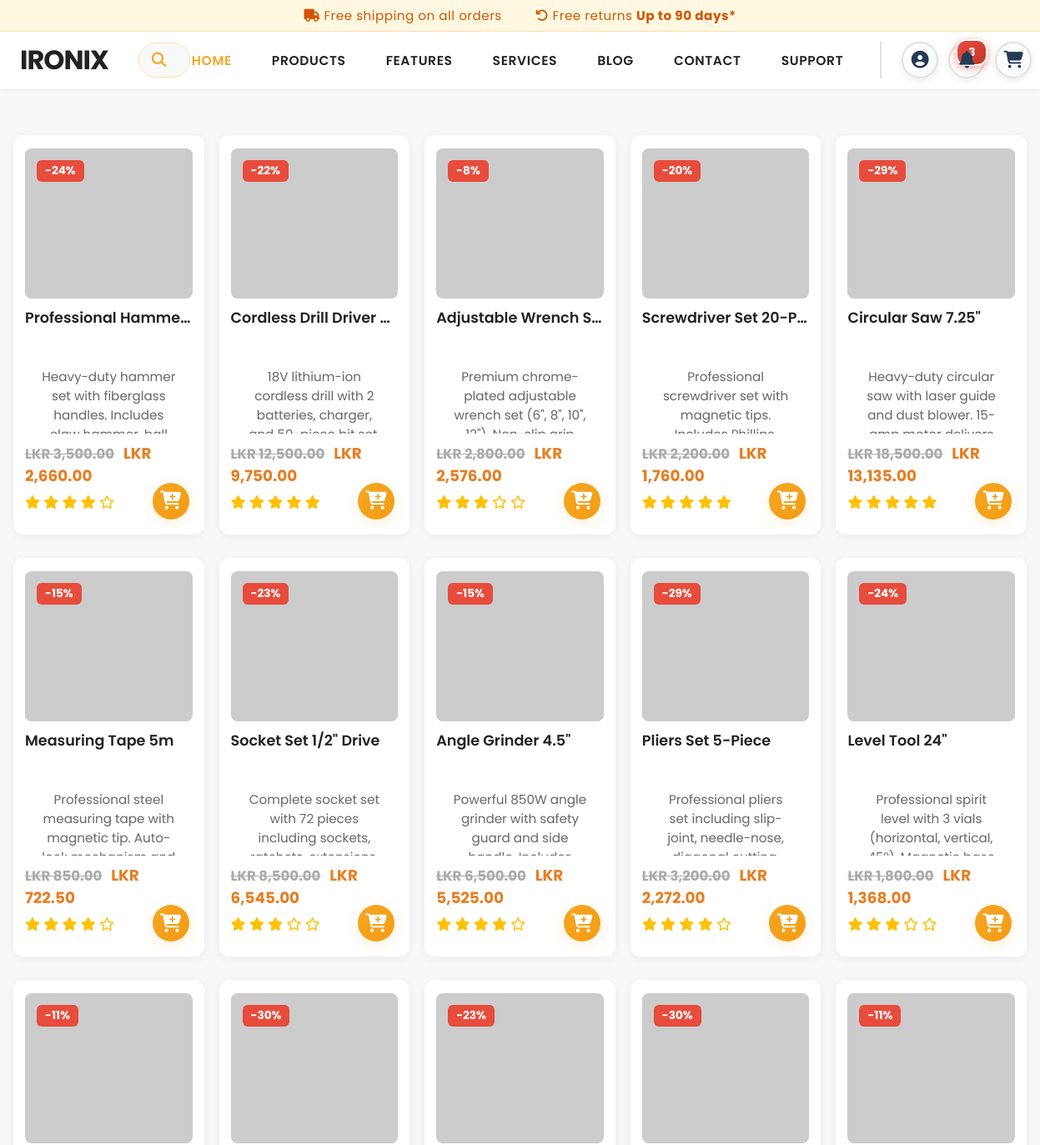
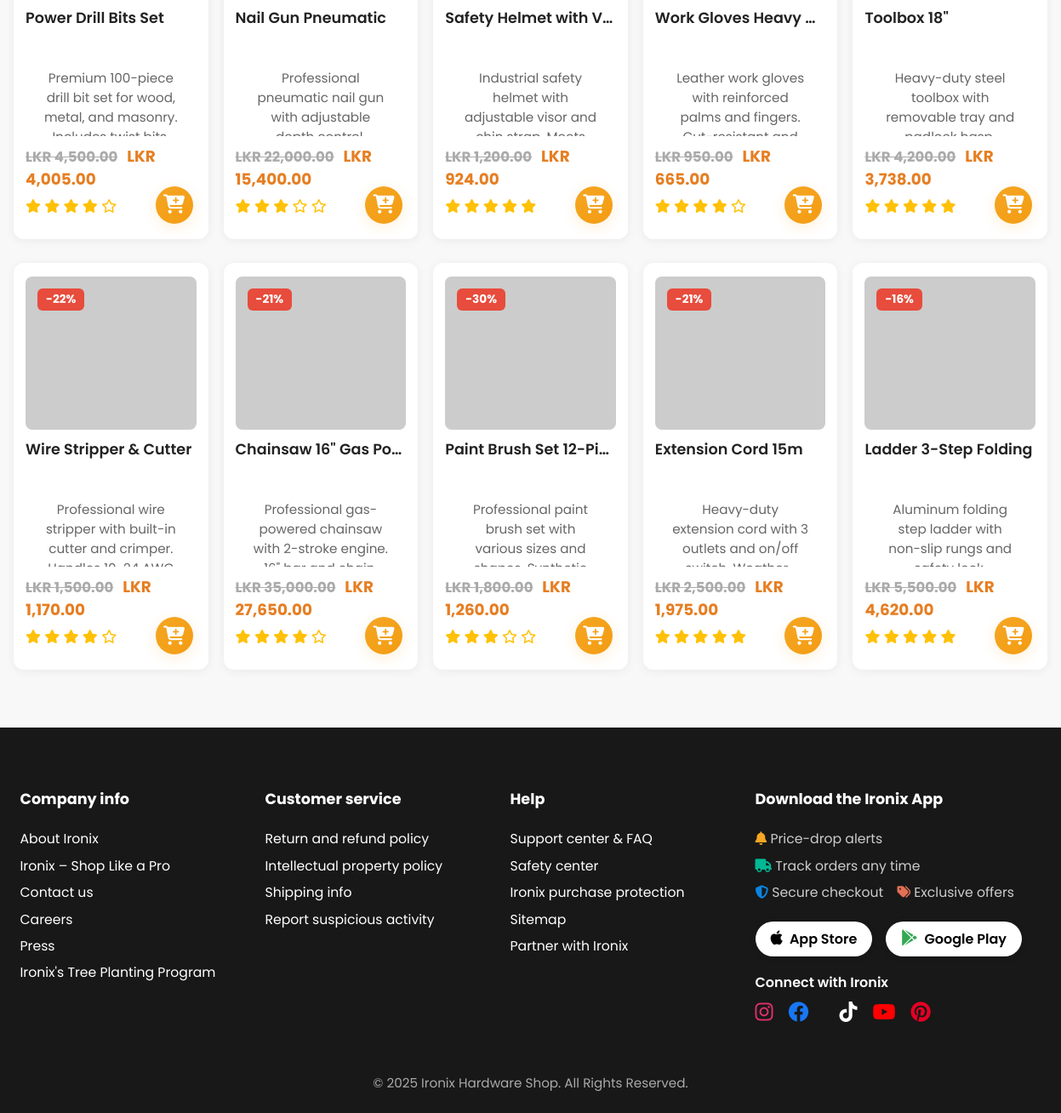
The page / on the database its author committed (2 pictures, top to bottom).
### tables this page shows
CREATE TABLE products (
    id INT AUTO_INCREMENT PRIMARY KEY,
    name VARCHAR(255) NOT NULL,
    description TEXT,
    price DECIMAL(10, 2) NOT NULL,
    image_url VARCHAR(500) NOT NULL,
    created_at TIMESTAMP DEFAULT CURRENT_TIMESTAMP,
    updated_at TIMESTAMP DEFAULT CURRENT_TIMESTAMP ON UPDATE CURRENT_TIMESTAMP
);

### index.php (the view, shortened to what this page needs)
<?php
$servername = "localhost";
$username   = "root";
$password   = "";
$dbname     = "ironix";
$conn = new mysqli($servername, $username, $password, $dbname);
$products = [];
if (!$conn->connect_error) {
    $conn->set_charset("utf8");
    $sql = "SELECT id, name, description, price, image_url FROM products ORDER BY id ASC";
    $result = $conn->query($sql);
    if ($result && $result->num_rows > 0) {
        while($row = $result->fetch_assoc()) {
            if (isset($row['id']) && isset($row['name']) && isset($row['price'])) {
                $row['id'] = intval($row['id']);
                $row['name'] = trim($row['name']);
                $row['description'] = isset($row['description']) ? trim($row['description']) : '';
                $row['price'] = floatval($row['price']);
                $row['image_url'] = isset($row['image_url']) ? trim($row['image_url']) : '';
                if ($row['id'] > 0 && !empty($row['name']) && $row['price'] > 0) {
                    $products[] = $row;
                }
            }
        }
    }
}
?>
<!DOCTYPE html>
<html lang="en">
<head>
  <link rel="stylesheet" href="https://cdnjs.cloudflare.com/ajax/libs/font-awesome/6.4.0/css/all.min.css">
</head>
<body>
  <div class="promo-bar">
    <span><i class="fas fa-truck"></i> Free shipping on all orders</span>
    <span><i class="fas fa-undo"></i> Free returns <b>Up to 90 days*</b></span>
  </div>
  <nav class="main-nav">
    <div class="nav-inner">
      <a href="index.php" class="logo">IRONIX</a>
      <div class="nav-search">
        <div class="search-box">
          <i class="fas fa-search"></i>
          <input type="text" placeholder="Search for products..." onkeypress="if(event.key==='Enter'){window.location.href='search_results.php?query='+encodeURIComponent(this.value);}">
        </div>
      </div>
      <div class="nav-links">
        <a href="index.php" class="active">Home</a>
        <a href="products.php">Products</a>
        <a href="features.php">Features</a>
        <a href="services.php">Services</a>
        <a href="blog.php">Blog</a>
        <a href="contact.php">Contact</a>
        <a href="support.php">Support</a>
      </div>
      <div class="nav-icons-section">
        <div class="nav-icon-wrapper profile-dropdown">
          <a href="#" title="Account">
            <i class="fas fa-user-circle"></i>
          </a>
        </div>
        <div class="nav-icon-wrapper notification-dropdown">
          <a href="#" title="Notifications" class="notification-toggle">
            <i class="fas fa-bell"></i>
            <span class="notification-badge" id="notificationBadge">3</span>
          </a>
        </div>
        <div class="nav-icon-wrapper">
          <a href="cart.php" title="Shopping Cart">
            <i class="fas fa-shopping-cart"></i>
          </a>
        </div>
      </div>
    </div>
    </nav>
  <section class="product-section">
    <div class="product-grid" id="productGrid">
      <?php if (count($products) > 0): ?>
        <?php foreach ($products as $product):
          $discount = rand(5, 30);
          $discountedPrice = $product['price'] * (1 - $discount / 100);
          $stars = rand(3, 5);
          $imageUrl = !empty($product['image_url']) ? htmlspecialchars($product['image_url']) : 'https://via.placeholder.com/300x200?text=No+Image';
          $name = htmlspecialchars($product['name']);
          $description = htmlspecialchars($product['description']);
        ?>
          <div class="product-card">
            <div class="product-image-container">
              <img src="<?php echo $imageUrl; ?>" alt="<?php echo $name; ?>" onerror="this.src='https://via.placeholder.com/300x200?text=Image+Not+Found'; this.onerror=null;">
              <div class="discount-badge">-<?php echo $discount; ?>%</div>
            </div>
            <h3><?php echo $name; ?></h3>
            <p><?php echo $description; ?></p>
            <div class="price">
              <span class="old-price">LKR <?php echo number_format($product['price'], 2); ?></span>
              LKR <?php echo number_format($discountedPrice, 2); ?>
            </div>
            <div class="rating">
              <?php for ($i = 0; $i < 5; $i++): ?>
                <i class="<?php echo $i < $stars ? 'fas' : 'far'; ?> fa-star"></i>
              <?php endfor; ?>
            </div>
            <button class="add-to-cart-icon-btn"
              data-product-id="<?php echo $product['id']; ?>"
              data-name="<?php echo $name; ?>"
              data-description="<?php echo $description; ?>"
              data-price="<?php echo number_format($discountedPrice, 2); ?>"
              data-image-url="<?php echo $imageUrl; ?>"
              title="Add to Cart">
              <i class="fas fa-cart-plus"></i>
            </button>
          </div>
        <?php endforeach; ?>
      <?php else: ?>
        <p style="grid-column: 1 / -1; text-align: center; padding: 40px; color: #666; font-size: 1.1em;">No products available at the moment.</p>
      <?php endif; ?>
    </div>
  </section>
  <footer style="background:#181818; color:#fff; padding:48px 0 24px 0; margin-top:48px; font-family:'Poppins',Arial,sans-serif;">
    <div style="max-width:1200px; margin:0 auto; display:flex; flex-wrap:wrap; justify-content:space-between; gap:32px;">
      <div style="flex:1 1 180px; min-width:180px; margin-bottom:24px;">
        <h4 style="font-size:1.1em; font-weight:700; margin-bottom:18px;">Company info</h4>
        <div style="font-size:0.98em; line-height:2; color:#ccc;">
          <div><a href="#" style="color:#fff;">About Ironix</a></div>
          <div><a href="#" style="color:#fff;">Ironix – Shop Like a Pro</a></div>
          <div><a href="#" style="color:#fff;">Contact us</a></div>
          <div><a href="#" style="color:#fff;">Careers</a></div>
          <div><a href="#" style="color:#fff;">Press</a></div>
          <div><a href="#" style="color:#fff;">Ironix's Tree Planting Program</a></div>
        </div>
      </div>
      <div style="flex:1 1 180px; min-width:180px; margin-bottom:24px;">
        <h4 style="font-size:1.1em; font-weight:700; margin-bottom:18px;">Customer service</h4>
        <div style="font-size:0.98em; line-height:2; color:#ccc;">
          <div><a href="#" style="color:#fff;">Return and refund policy</a></div>
          <div><a href="#" style="color:#fff;">Intellectual property policy</a></div>
          <div><a href="#" style="color:#fff;">Shipping info</a></div>
          <div><a href="#" style="color:#fff;">Report suspicious activity</a></div>
        </div>
      </div>
      <div style="flex:1 1 180px; min-width:180px; margin-bottom:24px;">
        <h4 style="font-size:1.1em; font-weight:700; margin-bottom:18px;">Help</h4>
        <div style="font-size:0.98em; line-height:2; color:#ccc;">
          <div><a href="#" style="color:#fff;">Support center & FAQ</a></div>
          <div><a href="#" style="color:#fff;">Safety center</a></div>
          <div><a href="#" style="color:#fff;">Ironix purchase protection</a></div>
          <div><a href="#" style="color:#fff;">Sitemap</a></div>
          <div><a href="#" style="color:#fff;">Partner with Ironix</a></div>
        </div>
      </div>
      <div style="flex:1 1 260px; min-width:260px; margin-bottom:24px;">
        <h4 style="font-size:1.1em; font-weight:700; margin-bottom:18px;">Download the Ironix App</h4>
        <div style="font-size:0.98em; line-height:2; color:#ccc; margin-bottom:18px;">
          <span style="display:inline-block; margin-right:12px;"><i class="fas fa-bell" style="color:#f5a623;"></i> Price-drop alerts</span>
          <span style="display:inline-block; margin-right:12px;"><i class="fas fa-truck" style="color:#00b894;"></i> Track orders any time</span><br>
          <span style="display:inline-block; margin-right:12px;"><i class="fas fa-shield-alt" style="color:#0984e3;"></i> Secure checkout</span>
          <span style="display:inline-block; margin-right:12px;"><i class="fas fa-tags" style="color:#e17055;"></i> Exclusive offers</span>
        </div>
        <div style="display:flex; gap:16px; margin-bottom:18px;">
          <a href="#" style="display:inline-block; background:#fff; color:#000; border-radius:24px; padding:8px 18px; font-weight:600; font-size:1em; text-decoration:none; box-shadow:0 2px 8px rgba(0,0,0,0.08);"><i class="fab fa-apple" style="color:#000; font-size:1.2em; margin-right:8px;"></i>App Store</a>
          <a href="#" style="display:inline-block; background:#fff; color:#000; border-radius:24px; padding:8px 18px; font-weight:600; font-size:1em; text-decoration:none; box-shadow:0 2px 8px rgba(0,0,0,0.08);"><i class="fab fa-google-play" style="color:#34a853; font-size:1.2em; margin-right:8px;"></i>Google Play</a>
        </div>
        <div style="margin-top:18px;">
          <span style="font-weight:600; color:#fff;">Connect with Ironix</span>
          <div style="margin-top:10px; display:flex; gap:18px;">
            <a href="#" title="Instagram"><i class="fab fa-instagram" style="color:#e1306c; font-size:1.5em;"></i></a>
            <a href="#" title="Facebook"><i class="fab fa-facebook" style="color:#1877f3; font-size:1.5em;"></i></a>
            <a href="#" title="TikTok"><i class="fab fa-tiktok" style="color:#fff; font-size:1.5em;"></i></a>
            <a href="#" title="YouTube"><i class="fab fa-youtube" style="color:#ff0000; font-size:1.5em;"></i></a>
            <a href="#" title="Pinterest"><i class="fab fa-pinterest" style="color:#e60023; font-size:1.5em;"></i></a>
          </div>
        </div>
      </div>
    </div>
    <div style="text-align:center; color:#aaa; font-size:0.95em; margin-top:32px;">&copy; 2025 Ironix Hardware Shop. All Rights Reserved.</div>
  </footer>
</body>
</html>

### rows shown on the page
products: name "Professional Hamme…", description "Heavy-duty hammer set with fiberglass handles. Includes…", price "3,500.00"
products: name "Cordless Drill Driver…", description "18V lithium-ion cordless drill with 2 batteries, charger,…", price "12,500.00"
products: name "Adjustable Wrench S…", description "Premium chrome-plated adjustable wrench set (6\", 8\", 10\",…", price "2,800.00"
products: name "Screwdriver Set 20-P…", description "Professional screwdriver set with magnetic tips.…", price "2,200.00"
products: name "Circular Saw 7.25\"", description "Heavy-duty circular saw with laser guide and dust blower.…", price "18,500.00"
products: name "Measuring Tape 5m", description "Professional steel measuring tape with magnetic tip.…", price "850.00"
products: name "Socket Set 1/2\" Drive", description "Complete socket set with 72 pieces including sockets,…", price "8,500.00"
products: name "Angle Grinder 4.5\"", description "Powerful 850W angle grinder with safety guard and side…", price "6,500.00"
products: name "Pliers Set 5-Piece", description "Professional pliers set including slip-joint, needle-nose,…", price "3,200.00"
products: name "Level Tool 24\"", description "Professional spirit level with 3 vials (horizontal, vertical,…", price "1,800.00"
products: name "Power Drill Bits Set", description "Premium 100-piece drill bit set for wood, metal, and masonry.…", price "4,500.00"
products: name "Nail Gun Pneumatic", description "Professional pneumatic nail gun with adjustable…", price "22,000.00"
products: name "Safety Helmet with V…", description "Industrial safety helmet with adjustable visor and…", price "1,200.00"
products: name "Work Gloves Heavy…", description "Leather work gloves with reinforced palms and fingers.…", price "950.00"
products: name "Toolbox 18\"", description "Heavy-duty steel toolbox with removable tray and…", price "4,200.00"
products: name "Wire Stripper & Cutter", description "Professional wire stripper with built-in cutter and crimper.…", price "1,500.00"
products: name "Chainsaw 16\" Gas Po…", description "Professional gas-powered chainsaw with 2-stroke engine.…", price "35,000.00"
products: name "Paint Brush Set 12-Pi…", description "Professional paint brush set with various sizes and…", price "1,800.00"
products: name "Extension Cord 15m", description "Heavy-duty extension cord with 3 outlets and on/off…", price "2,500.00"
products: name "Ladder 3-Step Folding", description "Aluminum folding step ladder with non-slip rungs and…", price "5,500.00"
